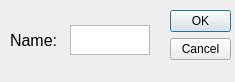
<?xml version="1.0" encoding="UTF-8"?>
<ui version="4.0">
 <class>StaffInputDialog</class>
 <widget class="QDialog" name="StaffInputDialog">
  <property name="geometry">
   <rect>
    <x>0</x>
    <y>0</y>
    <width>235</width>
    <height>82</height>
   </rect>
  </property>
  <property name="windowTitle">
   <string>Dialog</string>
  </property>
  <widget class="QDialogButtonBox" name="buttonBox">
   <property name="geometry">
    <rect>
     <x>170</x>
     <y>10</y>
     <width>61</width>
     <height>301</height>
    </rect>
   </property>
   <property name="orientation">
    <enum>Qt::Vertical</enum>
   </property>
   <property name="standardButtons">
    <set>QDialogButtonBox::Cancel|QDialogButtonBox::Ok</set>
   </property>
  </widget>
  <widget class="QTextEdit" name="textEdit">
   <property name="geometry">
    <rect>
     <x>70</x>
     <y>25</y>
     <width>80</width>
     <height>30</height>
    </rect>
   </property>
  </widget>
  <widget class="QLabel" name="label">
   <property name="geometry">
    <rect>
     <x>10</x>
     <y>25</y>
     <width>50</width>
     <height>30</height>
    </rect>
   </property>
   <property name="font">
    <font>
     <family>Arial</family>
     <pointsize>12</pointsize>
    </font>
   </property>
   <property name="text">
    <string>Name:</string>
   </property>
  </widget>
 </widget>
 <resources/>
 <connections>
  <connection>
   <sender>buttonBox</sender>
   <signal>accepted()</signal>
   <receiver>StaffInputDialog</receiver>
   <slot>accept()</slot>
   <hints>
    <hint type="sourcelabel">
     <x>230</x>
     <y>254</y>
    </hint>
    <hint type="destinationlabel">
     <x>157</x>
     <y>81</y>
    </hint>
   </hints>
  </connection>
  <connection>
   <sender>buttonBox</sender>
   <signal>rejected()</signal>
   <receiver>StaffInputDialog</receiver>
   <slot>reject()</slot>
   <hints>
    <hint type="sourcelabel">
     <x>230</x>
     <y>260</y>
    </hint>
    <hint type="destinationlabel">
     <x>234</x>
     <y>81</y>
    </hint>
   </hints>
  </connection>
  <connection>
   <sender>buttonBox</sender>
   <signal>accepted()</signal>
   <receiver>StaffInputDialog</receiver>
   <slot>newstaff()</slot>
   <hints>
    <hint type="sourcelabel">
     <x>192</x>
     <y>16</y>
    </hint>
    <hint type="destinationlabel">
     <x>113</x>
     <y>16</y>
    </hint>
   </hints>
  </connection>
 </connections>
 <slots>
  <slot>newstaff()</slot>
 </slots>
</ui>
